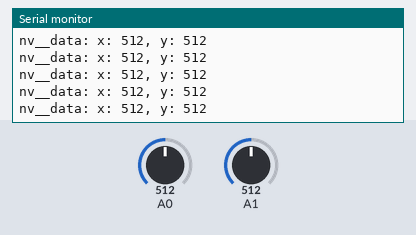
A sketch run on a simulated Arduino Uno, built with avr-gcc and run on an emulated ATmega328P. Parts: the last lines printed to the serial monitor. The inputs (shaded band) are chosen by the test bench; at power-on: A1 = 512, A0 = 512. No radio packets arrive unless stated.

Above: at 1.2 s.
1.3 s: A1 set to 108
At 2.2 s:
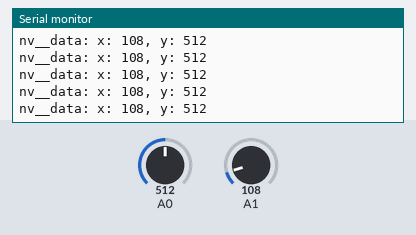
4.3 s: A1 set to 90
At 5.3 s:
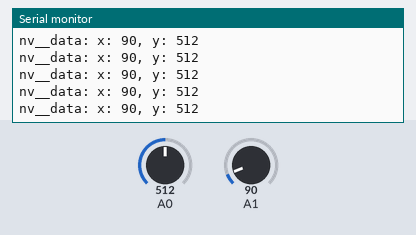
5.8 s: A0 set to 104
At 6.9 s:
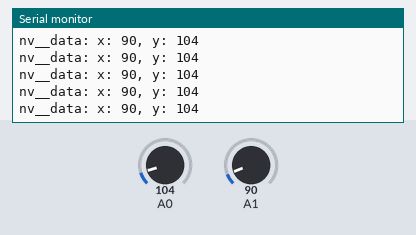
7.3 s: A0 set to 89
At 8.3 s:
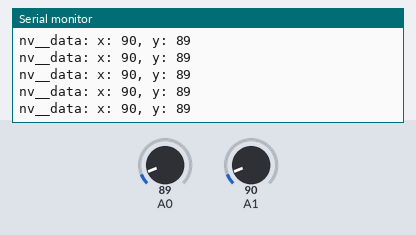
Timing chart, 0 to 10.3 s (numbered marks = the images above; inputs shaded):
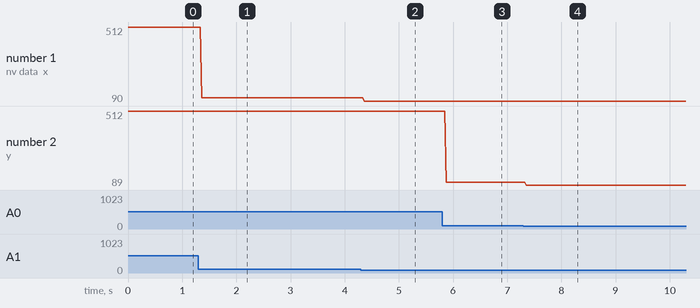

The sketch:

XeDieuKhien_TRANSMITTER.ino
```cpp
/*Arduino JOYSTICK CONTROLLED CAR (TRANSMITTER)

YOU HAVE TO INSTALL THE RF24 LIBRARY BEFORE UPLOADING THE CODE
   https://github.com/tmrh20/RF24/
*/

#include <SPI.h>
#include <nRF24L01.h>
#include <RF24.h>
RF24 radio(8,9); // CE, CSN
const byte address[6] = "00001";
char xyData[32] = ""; // Mảng dữ liệu sẽ gửi đi
String trucNgang, trucDoc;

void setup() {
  Serial.begin(9600);
  radio.begin();
  radio.openWritingPipe(address);
  radio.setPALevel(RF24_PA_MIN);
  radio.stopListening();
}
void loop() {
  trucNgang = analogRead(A1); // Đọc dữ liệu trục ngang từ joystick
  trucDoc = analogRead(A0); // Đọc dữ liệu trục dọc từ joystick
  // X value
  trucNgang.toCharArray(xyData, 5); // Ghi giá trị trục ngang lên mảng dữ liệu sẽ gửi đi
  radio.write(&xyData, sizeof(xyData)); // Ghi dữ liệu trục ngang để NRF24L01 truyền đi

  // Y value
  trucDoc.toCharArray(xyData, 5); // Chuyển giá trị trục dọc thành mảng kí tự
  radio.write(&xyData, sizeof(xyData)); // Ghi dữ liệu trục dọc để NRF24L01 truyền đi

  Serial.print("nv__data: x: ");
  Serial.print(trucNgang);
  Serial.print(", y: ");
  Serial.println(trucDoc);
  delay(20);
}
```

Measured:
- after the input at 1.3 s, the serial monitor: prints a new line after 0.06 s (image 1)
- after the input at 4.3 s, the serial monitor: prints a new line after 0.06 s (image 2)
- after the input at 5.8 s, the serial monitor: prints a new line after 0.07 s (image 3)
- after the input at 7.3 s, the serial monitor: prints a new line after 0.05 s (image 4)
- plotted number 1: 512 → 108 after the input at 1.3 s, 108 → 90 after the input at 4.3 s
- plotted number 2: 512 → 104 after the input at 5.8 s, 104 → 89 after the input at 7.3 s
